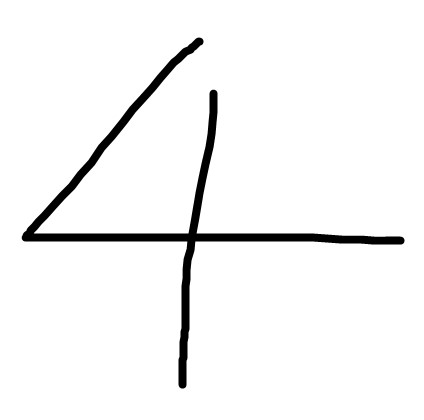
#> input picture test_後期/プログラミング基礎/digits_learn/aaa.jpeg, 424 x 420 px
$ python section_9.py
#> lines starting #> are read from the running program, lines starting #| are printed output that depends on the picture
from PIL import Image, ImageEnhance
import matplotlib.pyplot as plt
import os
from PIL import ImageEnhance ,ImageOps

#画像データをndarrayに変換
im = Image.open(f'{os.path.dirname(__file__)}/aaa.jpeg')
#> im is the input picture: PIL image 424x420 RGB; min 0, max 255, mean 244.3
im_enhanced = ImageEnhance.Brightness(im).enhance(2.0)
im_gray = im_enhanced.convert(mode='L')
im_88 = im_gray.resize((8, 8))
im_inverted = ImageOps.invert(im_88)
fig, ax = plt.subplots()
ax.imshow(im_inverted, cmap='gray')
# plt.show()

import numpy
x_im2d = numpy.asarray(im_inverted)  #変換
print(x_im2d)
#| [[ 0  0  0 16  1  0  0  0]
#|  [ 0  0 25 33  6  0  0  0]
#|  [ 0 17 32 19 20  0  0  0]
#|  [12 39  1 29 11  0  0  0]
#|  [41 40 34 64 37 34 35 23]
#|  [ 0  0  0 35  1  1  1  1]
#|  [ 0  0  1 35  0  0  0  0]
#|  [ 0  0  0 14  0  0  0  0]]

#一次元のデータに変換
X_im1d = x_im2d.reshape(-1)
#> X_im1d = 64 values, max 64 at index 35, min 0 at index 0, mean 10.28
print(X_im1d)
#| [ 0  0  0 16  1  0  0  0  0  0 25 33  6  0  0  0  0 17 32 19 20  0  0  0
#|  12 39  1 29 11  0  0  0 41 40 34 64 37 34 35 23  0  0  0 35  1  1  1  1
#|   0  0  1 35  0  0  0  0  0  0  0 14  0  0  0  0]
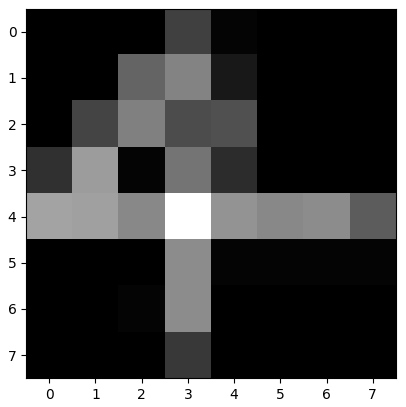
#> figure drawn by matplotlib, 1 panel

$ run again, with test_後期/プログラミング基礎/digits_learn/digi.jpeg copied over test_後期/プログラミング基礎/digits_learn/aaa.jpeg
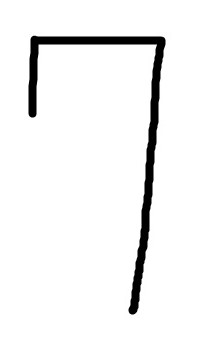
#> input picture test_後期/プログラミング基礎/digits_learn/digi.jpeg, 212 x 356 px
#> im is the input picture: PIL image 212x356 RGB; min 0, max 255, mean 242
#| [[ 1 30 30 30 30 33 12  0]
#|  [16 70 17 17 17 58 35  0]
#|  [12 33  0  0  0 52 22  0]
#|  [ 0  0  0  0  0 63 11  0]
#|  [ 0  0  0  0  0 68  3  0]
#|  [ 0  0  0  0  7 68  0  0]
#> (further printed lines are left out)
#> X_im1d = 64 values, max 70 at index 9, min 0 at index 7, mean 12.8
#| [ 1 30 30 30 30 33 12  0 16 70 17 17 17 58 35  0 12 33  0  0  0 52 22  0
#|   0  0  0  0  0 63 11  0  0  0  0  0  0 68  3  0  0  0  0  0  7 68  0  0
#|   0  0  0  0 24 50  0  0  0  0  0  0  5  5  0  0]
#> `print(X_im1d)`:
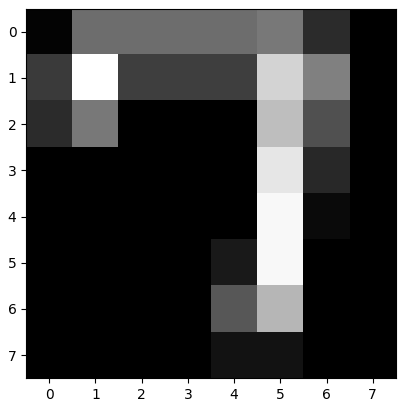
#> figure drawn by matplotlib, 1 panel

$ run again, with test_後期/プログラミング基礎/digits_learn/無題.jpeg copied over test_後期/プログラミング基礎/digits_learn/aaa.jpeg
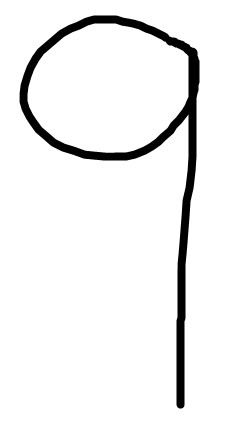
#> input picture test_後期/プログラミング基礎/digits_learn/無題.jpeg, 233 x 421 px
#> im is the input picture: PIL image 233x421 RGB; min 0, max 255, mean 238.3
#| [[ 1 33 45 38 41 43 28  1]
#|  [43 42  0  0  0  6 86  9]
#|  [21 48 30 22 25 43 83  4]
#|  [ 0  2 14 18 18  7 61  2]
#|  [ 0  0  0  0  0 10 59  0]
#|  [ 0  0  0  0  0 15 51  0]
#> (further printed lines are left out)
#> X_im1d = 64 values, max 86 at index 14, min 0 at index 10, mean 16.72
#| [ 1 33 45 38 41 43 28  1 43 42  0  0  0  6 86  9 21 48 30 22 25 43 83  4
#|   0  2 14 18 18  7 61  2  0  0  0  0  0 10 59  0  0  0  0  0  0 15 51  0
#|   0  0  0  0  0 18 50  0  0  0  0  0  0 14 39  0]
#> `print(X_im1d)`:
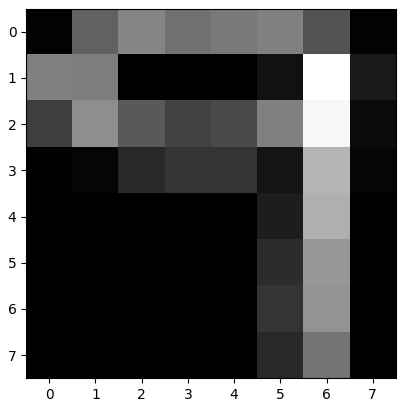
#> figure drawn by matplotlib, 1 panel
